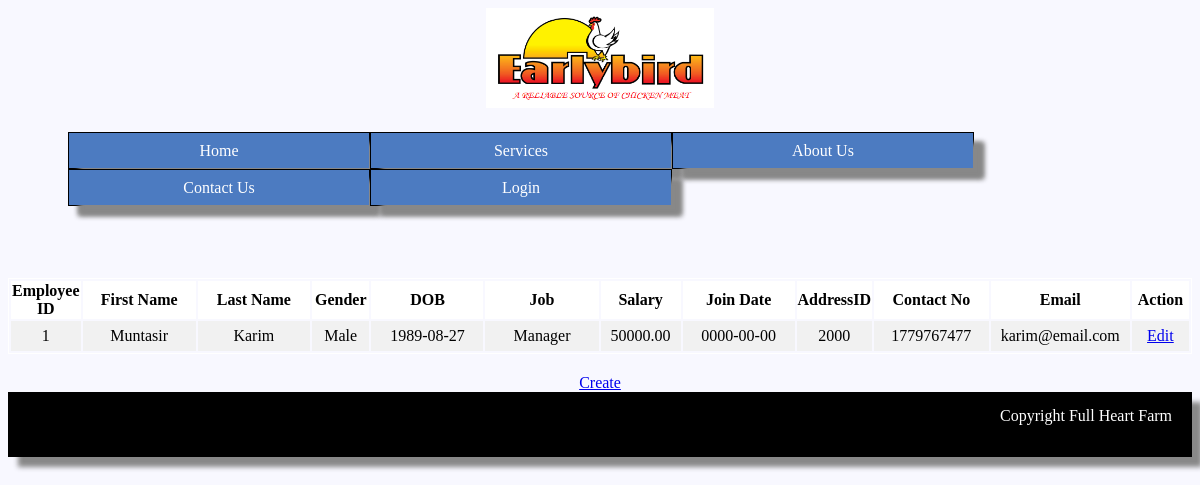
Page /pfms/employeesinfo.php on the committed database.
### tables this page shows
CREATE TABLE `employees` (
  `id` int(11) NOT NULL,
  `First_Name` varchar(255) DEFAULT NULL,
  `Last_Name` varchar(255) NOT NULL,
  `Gender` varchar(10) NOT NULL,
  `DOB` date NOT NULL,
  `Job` varchar(20) NOT NULL,
  `Salary` decimal(8,2) NOT NULL,
  `Join_Date` date NOT NULL,
  `Address_ID` int(11) NOT NULL,
  `Contact_No` int(11) NOT NULL,
  `Email` varchar(40) NOT NULL
);

### pfms/includes/database.php (called while the page is built, shortened)
<?php
class Database{
	public $host   = DB_HOST;
	public $user   = DB_USER;
	public $pass   = DB_PASS;
	public $dbname = DB_NAME;
	public $link;
	private function connectDB(){
		$this->link = new mysqli($this->host, $this->user, $this->pass, $this->dbname);
	}
	public function select($query){
		$result = $this->link->query($query) or die($this->link->error.__LINE__);
		if($result->num_rows > 0){
			return $result;
		}else {
			return false;
		}
	}
}
?>

### pfms/employeesinfo.php (the view, shortened to what this page needs)
<?php
	include_once 'header.php';
	include_once 'includes/database.php';
?>
<?php
$db = new Database();
$query = "SELECT * FROM employees";
$read = $db->select($query);
?>
<table class = "tblone">
<tr>
	<th width = "5%">Employee ID</th>
	<th width = "10%">First Name</th>
	<th width = "10%">Last Name</th>
	<th width = "5%">Gender</th>
	<th width = "10%">DOB</th>
	<th width = "10%">Job</th>
	<th width = "5%">Salary</th>
	<th width = "10%">Join Date</th>
	<th width = "5">AddressID</th>
	<th width = "10%">Contact No</th>
	<th width = "10%">Email</th>
	<th width = "5%">Action</th>
</tr>
<?php
if($read){?>
	<?php while($row = $read->fetch_assoc()){?>
	<tr>
		<td><?php echo $row['id'];?></td>
		<td><?php echo $row['First_Name'];?></td>
		<td><?php echo $row['Last_Name'];?></td>
		<td><?php echo $row['Gender'];?></td>
		<td><?php echo $row['DOB'];?></td>
		<td><?php echo $row['Job'];?></td>
		<td><?php echo $row['Salary'];?></td>
		<td><?php echo $row['Join_Date'];?></td>
		<td><?php echo $row['Address_ID'];?></td>
		<td><?php echo $row['Contact_No'];?></td>
		<td><?php echo $row['Email'];?></td>
		<td><a href="update.php?id=<?php echo urlencode($row['id']);?>">Edit</a></td>
	</tr>
<?php } ?>
<?php } else { ?>
<p>Data is not available !!</p>
<?php }?>
</table>
<a href="createdatabase.php">Create</a>
<?php
	include_once 'footer.php';
?>

### pfms/HomeStyle.css (style rules this page uses)
body { text-align: center; background-repeat: no-repeat; background-color: ghostwhite; }
.tblone { width:100%; border:1px solid #fff; margin:20px 0 }
.tblone td { padding:5px 10px; text-align:center; }
table.tblone tr:nth-child(2n+1) { background:#fff; height:30px; }
table.tblone tr:nth-child(2n) { background:#f1f1f1; height:30px; }

### rows in the picture
employees: id "1", First_Name "Muntasir", Last_Name "Karim", Gender "Male", DOB "1989-08-27", Job "Manager", Salary "50000.00", Join_Date "0000-00-00", Address_ID "2000", Contact_No "1779767477", Email "karim@email.com"
